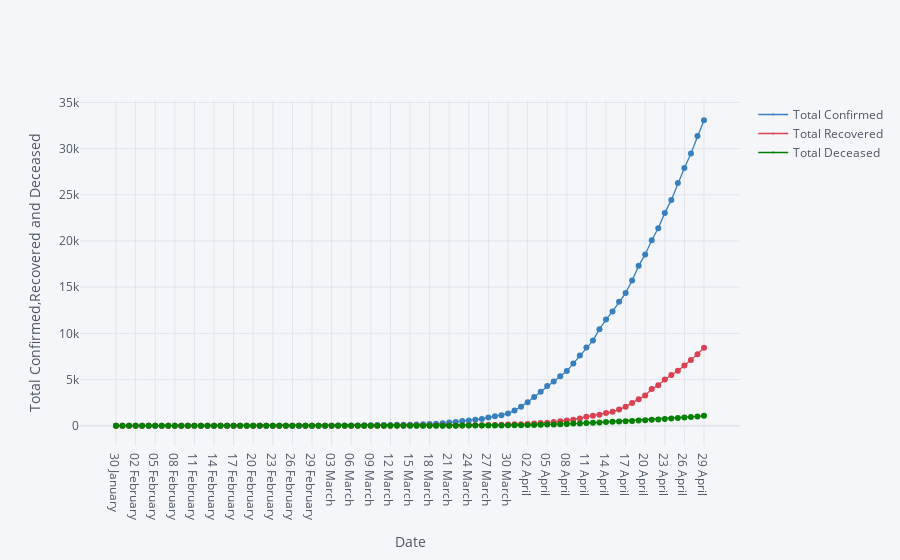

Write notebook code for a chart like this one.
### Markdown cell above
# Total Confirmed,Recovered,Deceased Date Wise

### Code cell
df_data.iplot(kind="scatter",x="Date",y=["Total Confirmed","Total Recovered","Total Deceased"],mode='markers+lines',xTitle="Date",yTitle="Total Confirmed,Recovered and Deceased",colors=['blue','red','green'],size=0)

### Figure 1 — Plotly figure (JSON) as saved in the notebook; plotly's stock layout.template omitted (floating-point values rounded to 4 significant figures)
{"data": [{"line": {"color": "rgba(55, 128, 191, 1.0)", "dash": "solid", "shape": "linear", "width": 1.3}, "marker": {"size": 0, "symbol": "circle"}, "mode": "markers+lines", "name": "Total Confirmed", "text": "", "type": "scatter", "x": ["30 January ", "31 January ", "01 February ", "02 February ", "03 February ", "04 February ", "05 February ", "06 February ", "07 February ", "08 February ", "09 February ", "10 February ", "11 February ", "12 February ", "13 February ", "14 February ", "15 February ", "16 February ", "17 February ", "18 February ", "19 February ", "20 February ", "21 February ", "22 February ", "23 February ", "24 February ", "25 February ", "26 February ", "27 February ", "28 February ", "29 February ", "01 March ", "02 March ", "03 March ", "04 March ", "05 March ", "06 March ", "07 March ", "08 March ", "09 March ", "10 March ", "11 March ", "12 March ", "13 March ", "14 March ", "15 March ", "16 March ", "17 March ", "18 March ", "19 March ", "20 March ", "21 March ", "22 March ", "23 March ", "24 March ", "25 March ", "26 March ", "27 March ", "28 March ", "29 March ", "30 March ", "31 March ", "01 April ", "02 April ", "03 April ", "04 April ", "05 April ", "06 April ", "07 April ", "08 April ", "09 April ", "10 April ", "11 April ", "12 April ", "13 April ", "14 April ", "15 April ", "16 April ", "17 April ", "18 April ", "19 April ", "20 April ", "21 April ", "22 April ", "23 April ", "24 April ", "25 April ", "26 April ", "27 April ", "28 April ", "29 April "], "y": [1, 1, 1, 2, 3, 3, 3, 3, 3, 3, 3, 3, 3, 3, 3, 3, 3, 3, 3, 3, 3, 3, 3, 3, 3, 3, 3, 3, 3, 3, 3, 3, 5, 6, 28, 30, 31, 34, 39, 48, 63, 71, 81, 91, 102, 112, 126, 146, 171, 198, 256, 334, 403, 497, 571, 657, 730, 883, 1019, 1139, 1326, 1635, 2059, 2545, 3105, 3684, 4293, 4777, 5350, 5915, 6728, 7599, 8453, 9211, 10454, 11485, 12371, 13432, 14354, 15725, 17305, 18544, 20081, 21373, 23040, 24448, 26283, 27890, 29458, 31360, 33063]}, {"line": {"color": "rgba(219, 64, 82, 1.0)", "dash": "solid", "shape": "linear", "width": 1.3}, "marker": {"size": 0, "symbol": "circle"}, "mode": "markers+lines", "name": "Total Recovered", "text": "", "type": "scatter", "x": ["30 January ", "31 January ", "01 February ", "02 February ", "03 February ", "04 February ", "05 February ", "06 February ", "07 February ", "08 February ", "09 February ", "10 February ", "11 February ", "12 February ", "13 February ", "14 February ", "15 February ", "16 February ", "17 February ", "18 February ", "19 February ", "20 February ", "21 February ", "22 February ", "23 February ", "24 February ", "25 February ", "26 February ", "27 February ", "28 February ", "29 February ", "01 March ", "02 March ", "03 March ", "04 March ", "05 March ", "06 March ", "07 March ", "08 March ", "09 March ", "10 March ", "11 March ", "12 March ", "13 March ", "14 March ", "15 March ", "16 March ", "17 March ", "18 March ", "19 March ", "20 March ", "21 March ", "22 March ", "23 March ", "24 March ", "25 March ", "26 March ", "27 March ", "28 March ", "29 March ", "30 March ", "31 March ", "01 April ", "02 April ", "03 April ", "04 April ", "05 April ", "06 April ", "07 April ", "08 April ", "09 April ", "10 April ", "11 April ", "12 April ", "13 April ", "14 April ", "15 April ", "16 April ", "17 April ", "18 April ", "19 April ", "20 April ", "21 April ", "22 April ", "23 April ", "24 April ", "25 April ", "26 April ", "27 April ", "28 April ", "29 April "], "y": [0, 0, 0, 0, 0, 0, 0, 0, 0, 0, 0, 0, 0, 0, 1, 1, 1, 2, 2, 2, 2, 3, 3, 3, 3, 3, 3, 3, 3, 3, 3, 3, 3, 3, 3, 3, 3, 3, 3, 3, 4, 4, 4, 10, 10, 13, 14, 15, 15, 20, 23, 23, 23, 25, 40, 43, 50, 75, 85, 102, 137, 150, 169, 191, 230, 286, 329, 394, 469, 565, 635, 786, 972, 1086, 1198, 1365, 1509, 1767, 2040, 2466, 2854, 3273, 3976, 4370, 5012, 5496, 5938, 6523, 7110, 7747, 8437]}, {"line": {"color": "rgba(0, 128, 0, 1.0)", "dash": "solid", "shape": "linear", "width": 1.3}, "marker": {"size": 0, "symbol": "circle"}, "mode": "markers+lines", "name": "Total Deceased", "text": "", "type": "scatter", "x": ["30 January ", "31 January ", "01 February ", "02 February ", "03 February ", "04 February ", "05 February ", "06 February ", "07 February ", "08 February ", "09 February ", "10 February ", "11 February ", "12 February ", "13 February ", "14 February ", "15 February ", "16 February ", "17 February ", "18 February ", "19 February ", "20 February ", "21 February ", "22 February ", "23 February ", "24 February ", "25 February ", "26 February ", "27 February ", "28 February ", "29 February ", "01 March ", "02 March ", "03 March ", "04 March ", "05 March ", "06 March ", "07 March ", "08 March ", "09 March ", "10 March ", "11 March ", "12 March ", "13 March ", "14 March ", "15 March ", "16 March ", "17 March ", "18 March ", "19 March ", "20 March ", "21 March ", "22 March ", "23 March ", "24 March ", "25 March ", "26 March ", "27 March ", "28 March ", "29 March ", "30 March ", "31 March ", "01 April ", "02 April ", "03 April ", "04 April ", "05 April ", "06 April ", "07 April ", "08 April ", "09 April ", "10 April ", "11 April ", "12 April ", "13 April ", "14 April ", "15 April ", "16 April ", "17 April ", "18 April ", "19 April ", "20 April ", "21 April ", "22 April ", "23 April ", "24 April ", "25 April ", "26 April ", "27 April ", "28 April ", "29 April "], "y": [0, 0, 0, 0, 0, 0, 0, 0, 0, 0, 0, 0, 0, 0, 0, 0, 0, 0, 0, 0, 0, 0, 0, 0, 0, 0, 0, 0, 0, 0, 0, 0, 0, 0, 0, 0, 0, 0, 0, 0, 0, 0, 1, 1, 2, 2, 2, 3, 3, 4, 4, 4, 7, 9, 10, 11, 16, 19, 24, 27, 41, 47, 53, 69, 83, 96, 118, 134, 161, 181, 227, 249, 290, 332, 359, 396, 423, 449, 487, 522, 560, 593, 646, 682, 722, 781, 825, 881, 939, 1008, 1079]}], "layout": {"legend": {"bgcolor": "#F5F6F9", "font": {"color": "#4D5663"}}, "paper_bgcolor": "#F5F6F9", "plot_bgcolor": "#F5F6F9", "title": {"font": {"color": "#4D5663"}}, "xaxis": {"gridcolor": "#E1E5ED", "showgrid": true, "tickfont": {"color": "#4D5663"}, "title": {"font": {"color": "#4D5663"}, "text": "Date"}, "zerolinecolor": "#E1E5ED"}, "yaxis": {"gridcolor": "#E1E5ED", "showgrid": true, "tickfont": {"color": "#4D5663"}, "title": {"font": {"color": "#4D5663"}, "text": "Total Confirmed,Recovered and Deceased"}, "zerolinecolor": "#E1E5ED"}}}
